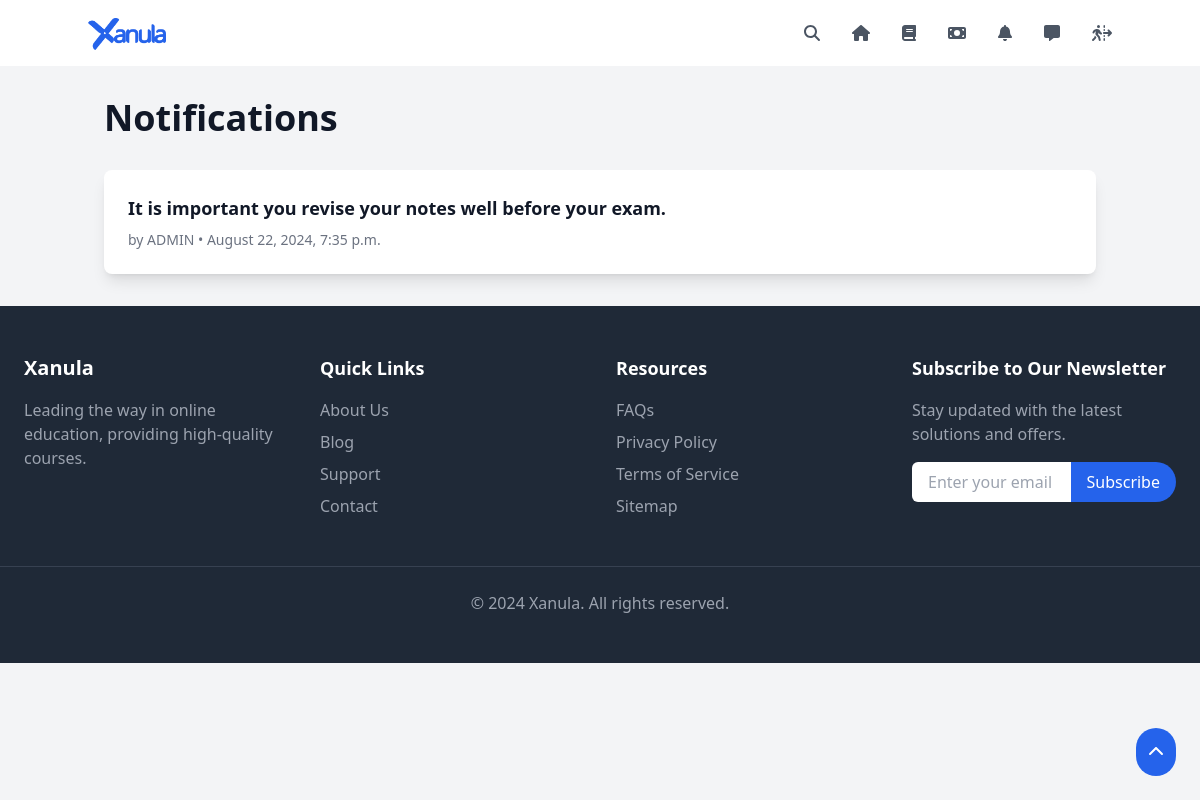
Page /notifications/ (signed in) on the earlier database version.
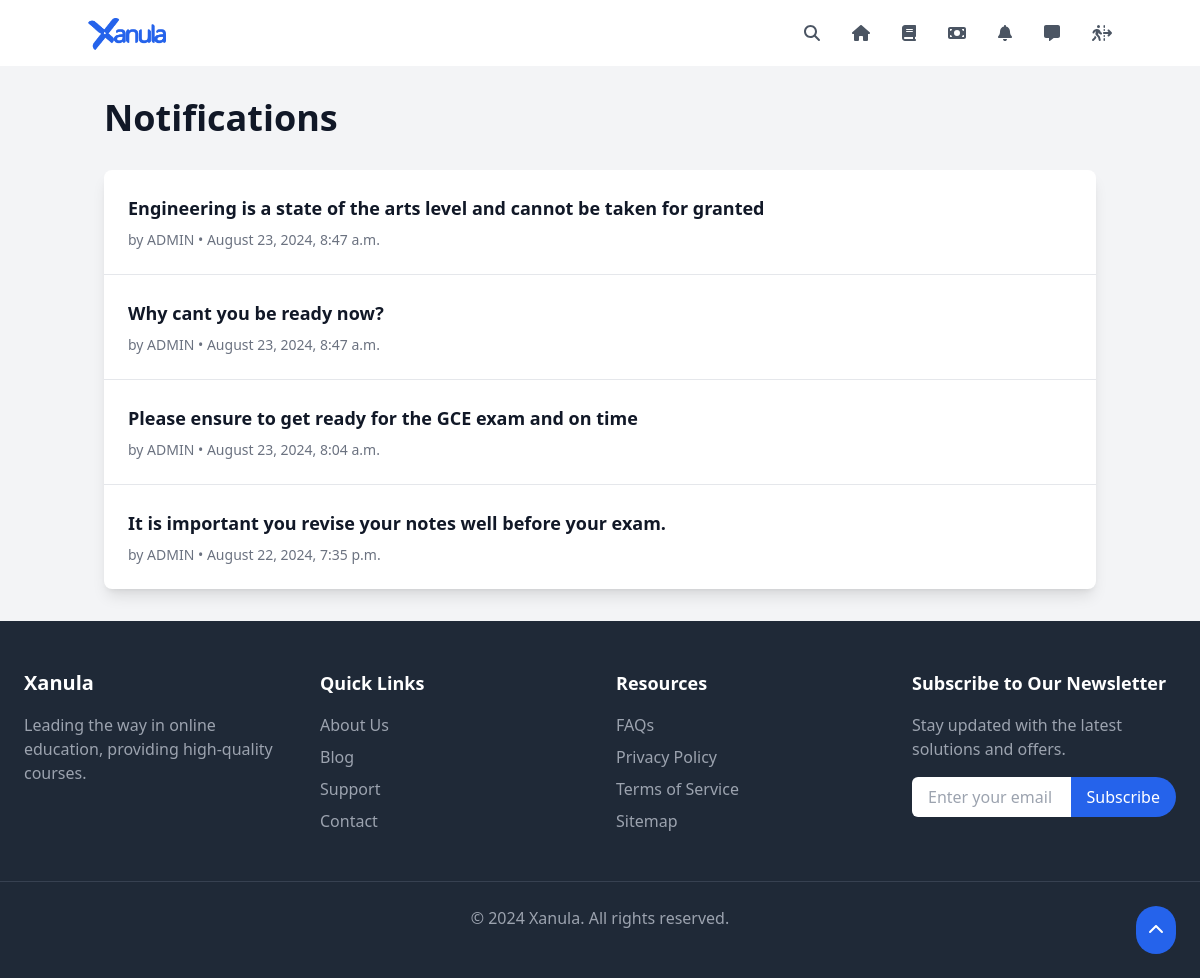
Same page on the later database version.
### core/models.py (models this page shows, shortened)
class Notification(models.Model):
    recipient = models.ForeignKey(User, on_delete=models.CASCADE, null=True, blank=True)
    message = models.TextField()
    created_at = models.DateTimeField(auto_now_add=True)
    is_read = models.BooleanField(default=False)
    is_global = models.BooleanField(default=False)

### core/views.py (the view)
# urls.py: path('notifications/', views.NotificationListView.as_view(), name='notification_list'),
class NotificationListView(LoginRequiredMixin, ListView):
    model = Notification
    template_name = 'core/notification_list.html'
    context_object_name = 'notifications'
    def get_queryset(self):
        return Notification.objects.filter(
            recipient=self.request.user
        ) | Notification.objects.filter(is_global=True).order_by('-created_at')
    def get(self, request, *args, **kwargs):
        response = super().get(request, *args, **kwargs)
        Notification.objects.filter(recipient=request.user, is_read=False).update(is_read=True)
        Notification.objects.filter(is_global=True, is_read=False).update(is_read=True)
        return response

### core/context_processors.py (called while the page is built)
def notification_count(request):
    if request.user.is_authenticated:
        count = ExplanationRequest.objects.filter(user=request.user, status='pending').count()
        return {'notification_count': count}
    return {'notification_count': 0}

def general_notification_count(request):
    if request.user.is_authenticated and not request.user.is_staff:
        count = Notification.objects.filter(
            recipient=request.user,
            is_read=False
        ).count() + Notification.objects.filter(
            is_global=True,
            is_read=False
        ).count()
        return {'unread_notifications_count': count}
    return {'unread_notifications_count': 0}

### templates/core/notification_list.html (shortened to what this page needs)
{% extends 'base.html' %}
{% block content %}
<div class="container mx-auto px-4 py-8" x-data="{ unreadCount: {{ unread_notifications_count }} }">
    <h1 class="text-4xl font-extrabold text-gray-900 mb-8">Notifications</h1>
    <div class="bg-white shadow-lg rounded-lg">
        <ul class="divide-y divide-gray-200">
            {% for notification in notifications %}
            <li class="p-6 hover:bg-gray-50 flex justify-between items-start">
                <div>
                    <p class="text-lg font-semibold text-gray-900">{{ notification.message }}</p>
                    <p class="text-sm text-gray-500 mt-2">
                        <span class="font-medium">by ADMIN</span> &bull; {{ notification.created_at|date:"F j, Y, g:i a" }}
                    </p>
                </div>
            </li>
            {% empty %}
            <li class="p-6">
                <p class="text-sm text-gray-500">No notifications.</p>
            </li>
            {% endfor %}
        </ul>
    </div>
</div>
{% endblock %}

Differences in the rows shown:
added Notification: message "Engineering is a state of the arts level and cannot be taken for granted", created_at "August 23, 2024, 8:47 a.m."
added Notification: message "Why cant you be ready now?", created_at "August 23, 2024, 8:47 a.m."
added Notification: message "Please ensure to get ready for the GCE exam and on time", created_at "August 23, 2024, 8:04 a.m."
